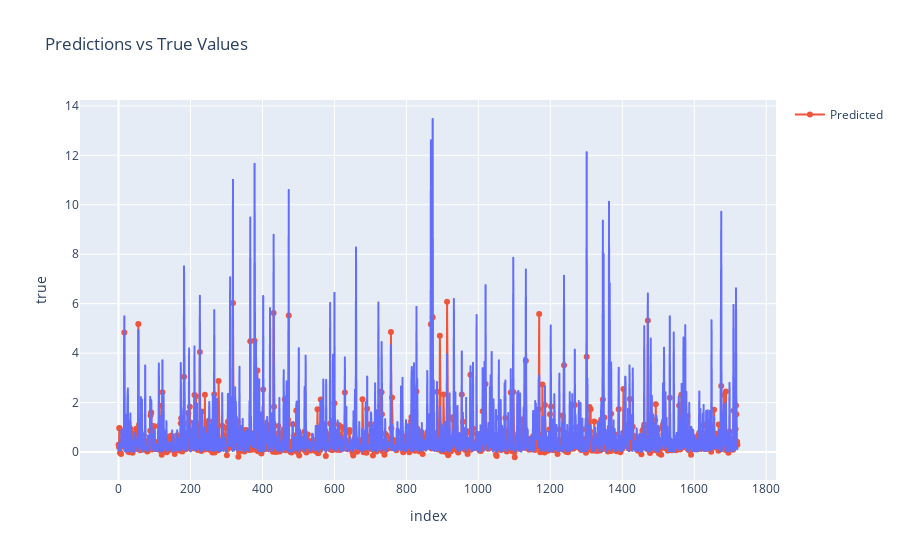

The code cell stored with this chart in its notebook:
### Code cell
df2 = pd.DataFrame({'predicted':pred,'true': ytest })
df2 = df2.reset_index(drop = True)
fig = px.line(df2, x = df2.index, y = 'true', markers = False, title = 'Predictions vs True Values')
fig.add_scatter(x = df2.index,y = df2.predicted,
                    mode='markers+lines',
                name = 'Predicted'
                    )
fig.show()

### Figure 1 — Plotly figure (JSON) as saved in the notebook; plotly's stock layout.template omitted (floating-point values rounded to 4 significant figures; data arrays with more than 128 entries replaced by an {"elided": "..."} marker saying what was removed)
{"data": [{"hovertemplate": "index=%{x}<br>true=%{y}<extra></extra>", "legendgroup": "", "line": {"color": "#636efa", "dash": "solid"}, "marker": {"symbol": "circle"}, "mode": "lines", "name": "", "showlegend": false, "type": "scattergl", "x": {"elided": "1721 int values"}, "xaxis": "x", "y": {"elided": "1721 float values"}, "yaxis": "y"}, {"mode": "markers+lines", "name": "Predicted", "type": "scatter", "x": {"elided": "1721 int values"}, "y": {"elided": "1721 float values"}}], "layout": {"autosize": true, "legend": {"tracegroupgap": 0}, "title": {"text": "Predictions vs True Values"}, "xaxis": {"anchor": "y", "autorange": true, "domain": [0, 1], "range": [-103.3, 1823.0], "title": {"text": "index"}, "type": "linear"}, "yaxis": {"anchor": "x", "autorange": true, "domain": [0, 1], "range": [-1.316, 14.25], "title": {"text": "true"}, "type": "linear"}}}
